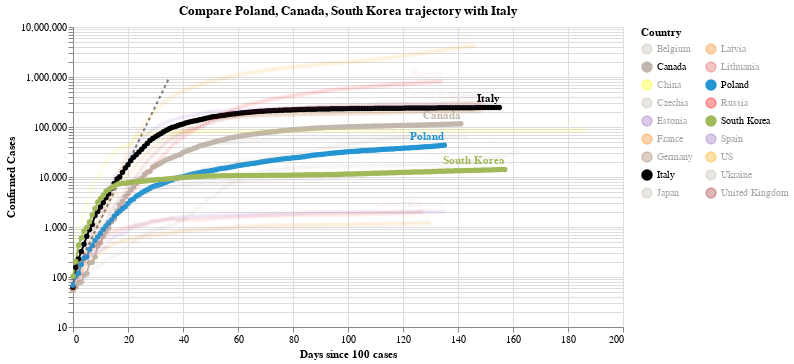

Notebook code for this chart:
### Code cell
#hide_input
chart3 = make_since_chart(dff2, ['Poland', 'Canada', 'South Korea'], baseline_countries)
chart3

### Figure 1 — Vega-Lite specification as saved in the notebook (floating-point values rounded to 4 significant figures; data arrays with more than 128 entries replaced by an {"elided": "..."} marker saying what was removed)
{"config": {"view": {"continuousWidth": 400, "continuousHeight": 300}}, "layer": [{"data": {"name": "data-628230001892d6798b50651be41d1b3e"}, "mark": {"type": "line", "color": "black", "opacity": 0.5, "strokeDash": [3, 3]}, "encoding": {"x": {"type": "quantitative", "field": "Days since 100 cases"}, "y": {"type": "quantitative", "field": "Confirmed Cases"}}}, {"data": {"name": "data-0d5bdc25f71b901fd9d8be1a9368fc26"}, "mark": {"type": "line", "point": true}, "encoding": {"color": {"type": "nominal", "field": "Country", "legend": {"columns": 2}, "scale": {"domain": ["Belgium", "Canada", "China", "Czechia", "Estonia", "France", "Germany", "Italy", "Japan", "Latvia", "Lithuania", "Poland", "Russia", "South Korea", "Spain", "US", "Ukraine", "United Kingdom"], "range": ["#C1B7AD", "#C1B7AD", "yellow", "#C1B7AD", "#9467bd", "#F58518", "#9D755D", "black", "#C1B7AD", "#F58518", "#E45756", "#2495D3", "red", "#A1BA59", "#9467bd", "orange", "#C1B7AD", "brown"]}}, "opacity": {"condition": {"value": 1, "selection": "selector001"}, "value": 0.05}, "tooltip": [{"type": "nominal", "field": "Country"}, {"type": "temporal", "field": "Date"}, {"type": "quantitative", "field": "Confirmed Cases"}, {"type": "quantitative", "field": "Days since 100 cases"}], "x": {"type": "quantitative", "field": "Days since 100 cases"}, "y": {"type": "quantitative", "field": "Confirmed Cases", "scale": {"type": "log"}}}, "selection": {"selector001": {"type": "multi", "fields": ["Country"], "bind": "legend", "init": [{"Country": "Poland"}, {"Country": "Canada"}, {"Country": "South Korea"}, {"Country": "Italy"}]}}, "width": 550}, {"data": {"name": "data-0d5bdc25f71b901fd9d8be1a9368fc26"}, "mark": {"type": "text", "align": "right", "dy": -8, "fontWeight": "bold"}, "encoding": {"color": {"type": "nominal", "field": "Country", "legend": {"columns": 2}, "scale": {"domain": ["Belgium", "Canada", "China", "Czechia", "Estonia", "France", "Germany", "Italy", "Japan", "Latvia", "Lithuania", "Poland", "Russia", "South Korea", "Spain", "US", "Ukraine", "United Kingdom"], "range": ["#C1B7AD", "#C1B7AD", "yellow", "#C1B7AD", "#9467bd", "#F58518", "#9D755D", "black", "#C1B7AD", "#F58518", "#E45756", "#2495D3", "red", "#A1BA59", "#9467bd", "orange", "#C1B7AD", "brown"]}}, "opacity": {"condition": {"value": 1, "selection": "selector001"}, "value": 0.05}, "text": {"type": "nominal", "field": "Country"}, "tooltip": [{"type": "nominal", "field": "Country"}, {"type": "temporal", "field": "Date"}, {"type": "quantitative", "field": "Confirmed Cases"}, {"type": "quantitative", "field": "Days since 100 cases"}], "x": {"type": "quantitative", "field": "Days since 100 cases"}, "y": {"type": "quantitative", "field": "Confirmed Cases", "scale": {"type": "log"}}}, "transform": [{"filter": "(datum['Date'] >= 1595721600000)"}], "width": 550}], "title": "Compare Poland, Canada, South Korea trajectory with Italy", "$schema": "https://vega.github.io/schema/vega-lite/v4.0.2.json", "datasets": {"data-628230001892d6798b50651be41d1b3e": [{"Days since 100 cases": 0, "Confirmed Cases": 100.0}, {"Days since 100 cases": 1, "Confirmed Cases": 130.0}, {"Days since 100 cases": 2, "Confirmed Cases": 169.0}, {"Days since 100 cases": 3, "Confirmed Cases": 219.7}, {"Days since 100 cases": 4, "Confirmed Cases": 285.6}, {"Days since 100 cases": 5, "Confirmed Cases": 371.3}, {"Days since 100 cases": 6, "Confirmed Cases": 482.7}, {"Days since 100 cases": 7, "Confirmed Cases": 627.5}, {"Days since 100 cases": 8, "Confirmed Cases": 815.7}, {"Days since 100 cases": 9, "Confirmed Cases": 1060.0}, {"Days since 100 cases": 10, "Confirmed Cases": 1379.0}, {"Days since 100 cases": 11, "Confirmed Cases": 1792.0}, {"Days since 100 cases": 12, "Confirmed Cases": 2330.0}, {"Days since 100 cases": 13, "Confirmed Cases": 3029.0}, {"Days since 100 cases": 14, "Confirmed Cases": 3937.0}, {"Days since 100 cases": 15, "Confirmed Cases": 5119.0}, {"Days since 100 cases": 16, "Confirmed Cases": 6654.0}, {"Days since 100 cases": 17, "Confirmed Cases": 8650.0}, {"Days since 100 cases": 18, "Confirmed Cases": 11250.0}, {"Days since 100 cases": 19, "Confirmed Cases": 14620.0}, {"Days since 100 cases": 20, "Confirmed Cases": 19000.0}, {"Days since 100 cases": 21, "Confirmed Cases": 24710.0}, {"Days since 100 cases": 22, "Confirmed Cases": 32120.0}, {"Days since 100 cases": 23, "Confirmed Cases": 41750.0}, {"Days since 100 cases": 24, "Confirmed Cases": 54280.0}, {"Days since 100 cases": 25, "Confirmed Cases": 70560.0}, {"Days since 100 cases": 26, "Confirmed Cases": 91730.0}, {"Days since 100 cases": 27, "Confirmed Cases": 119300.0}, {"Days since 100 cases": 28, "Confirmed Cases": 155000.0}, {"Days since 100 cases": 29, "Confirmed Cases": 201500.0}, {"Days since 100 cases": 30, "Confirmed Cases": 262000.0}, {"Days since 100 cases": 31, "Confirmed Cases": 340600.0}, {"Days since 100 cases": 32, "Confirmed Cases": 442800.0}, {"Days since 100 cases": 33, "Confirmed Cases": 575600.0}, {"Days since 100 cases": 34, "Confirmed Cases": 748300.0}, {"Days since 100 cases": 35, "Confirmed Cases": 972800.0}], "data-0d5bdc25f71b901fd9d8be1a9368fc26": {"elided": "2625 records"}}}
